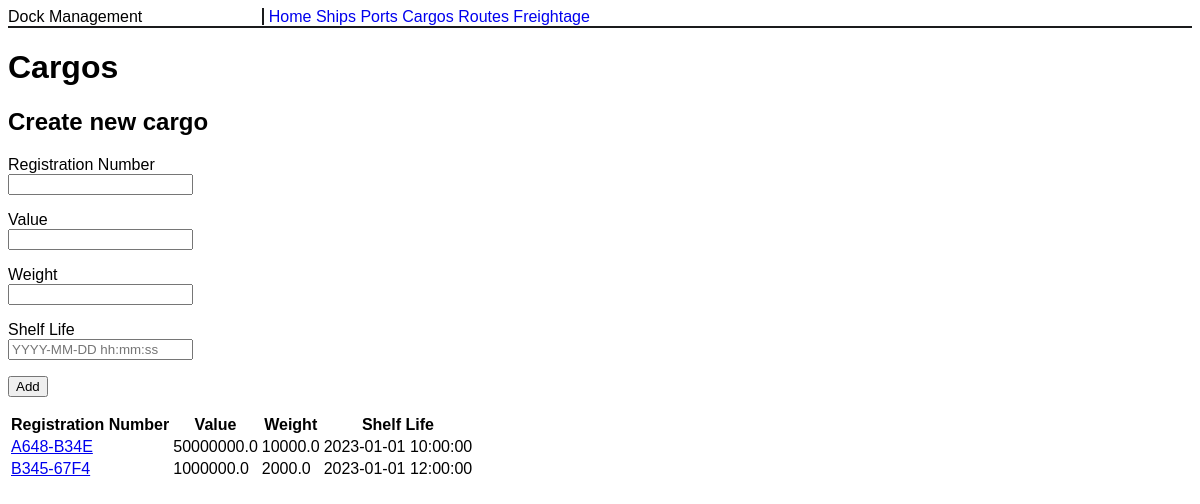
The app's page /cargos with its own data.
### entities.py (models this page shows, shortened)
class Cargo:
    cargo_id = None

### app.py (the view, shortened to what this page needs)
    @app.route('/cargos', methods=['GET', 'POST'])
    def get_all_cargos():
        session = Session()
        form = CargoForm()
        cargos = session.query(Cargo).all()
        session.close()
        return render_template('cargos.html', cargos=cargos, form=form)

### forms.py
class CargoForm(FlaskForm):
    reg_num = StringField('Registration Number', validators=[DataRequired(), Length(max=32)])
    value = StringField('Value')
    weight = StringField('Weight')
    shelf_life = DateTimeField('Shelf Life')
    submit = SubmitField('Add')

### templates/cargos.html (shortened to what this page needs)
{% extends 'base.html' %}
{% from "_formhelpers.html" import render_field %}
{% block content %}
<h1>Cargos</h1>
<form action="" method="POST">
    <h2>Create new cargo</h2>
    {{ render_field(form.reg_num, required=True) }}
    {{ render_field(form.value, required=True) }}
    {{ render_field(form.weight, required=True) }}
    {{ render_field(form.shelf_life, required=True, placeholder="YYYY-MM-DD hh:mm:ss") }}
    <p>{{ form.submit() }}</p>
</form>
<table>
    <thead>
    <tr>
        <th>Registration Number</th>
        <th>Value</th>
        <th>Weight</th>
        <th>Shelf Life</th>
    </tr>
    </thead>
    <tbody>
    {% for cargo in cargos %}
    <tr>
        <td><a href="{{ url_for('get_one_cargo', cargo_id=cargo.cargo_id) }}">{{ cargo.reg_num }}</a></td>
        <td>{{ cargo.value }}</td>
        <td>{{ cargo.weight }}</td>
        <td>{{ cargo.shelf_life }}</td>
    </tr>
    {% endfor %}
    </tbody>
</table>
{% endblock %}

### templates/base.html (style rules this page uses)
* { font-family: 'Avenir', Helvetica, Arial, sans-serif; }

### records on screen
Cargo: reg_num "A648-B34E", value "50000000.0", weight "10000.0", shelf_life "2023-01-01 10:00:00"
Cargo: reg_num "B345-67F4", value "1000000.0", weight "2000.0", shelf_life "2023-01-01 12:00:00"

### other values on screen
{{ field.label }} "Registration Number Value Weight Shelf Life"
